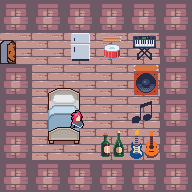

This game map was drawn from its Tiled (.tmx) file and the tilesets committed beside it. A one-line description and the full map source follow:
An orthogonal 6x6 tile map with 32x32 px tiles, 6 tile layers (Floor, Walls, Vivaan Door Exit, Furniture, ...), 6 tilesets.

<map version="1.10" tiledversion="1.11.2" orientation="orthogonal" renderorder="right-down" width="6" height="6" tilewidth="32" tileheight="32" infinite="0" nextlayerid="7" nextobjectid="1">
 <tileset firstgid="1" source="Terrain (32x32).tsx" />
 <tileset firstgid="248" source="door_open.tsx" />
 <tileset firstgid="249" source="beds_BR.tsx" />
 <tileset firstgid="305" source="stratocaster_4.tsx" />
 <tileset firstgid="306" source="MegaPixelArt32x32pxIcons_SpriteSheet.tsx" />
 <tileset firstgid="810" source="Punk_attack2.tsx" />
 <layer id="1" name="Floor" width="6" height="6">
  <data encoding="csv">
155,155,155,155,155,155,
155,155,155,155,155,155,
155,155,155,155,155,155,
155,155,155,155,155,155,
155,155,155,155,155,155,
155,155,155,155,155,155
</data>
 </layer>
 <layer id="2" name="Walls" width="6" height="6">
  <data encoding="csv">
215,215,215,215,215,215,
0,0,0,0,0,215,
215,0,0,0,0,215,
215,0,0,0,0,215,
215,0,0,0,0,215,
215,215,215,215,215,215
</data>
 </layer>
 <layer id="3" name="Vivaan Door Exit" width="6" height="6">
  <data encoding="csv">
0,0,0,0,0,0,
248,0,0,0,0,0,
0,0,0,0,0,0,
0,0,0,0,0,0,
0,0,0,0,0,0,
0,0,0,0,0,0
</data>
 </layer>
 <layer id="4" name="Furniture" width="6" height="6">
  <data encoding="csv">
0,0,0,0,0,0,
0,0,448,349,351,0,
0,284,285,0,0,0,
0,291,292,0,369,0,
0,298,299,440,348,0,
0,0,0,0,0,0
</data>
 </layer>
 <layer id="5" name="Vivaan Trigger" width="6" height="6">
  <data encoding="csv">
0,0,0,0,0,0,
0,0,0,0,0,0,
0,0,0,0,353,0,
0,0,0,0,0,0,
0,0,0,0,0,0,
0,0,0,0,0,0
</data>
 </layer>
 <layer id="6" name="Vivaan" width="6" height="6">
  <data encoding="csv">
0,0,0,0,0,0,
0,0,0,0,0,0,
0,0,0,0,0,0,
0,0,810,0,0,0,
0,0,0,0,0,0,
0,0,0,0,0,0
</data>
 </layer>
</map>
